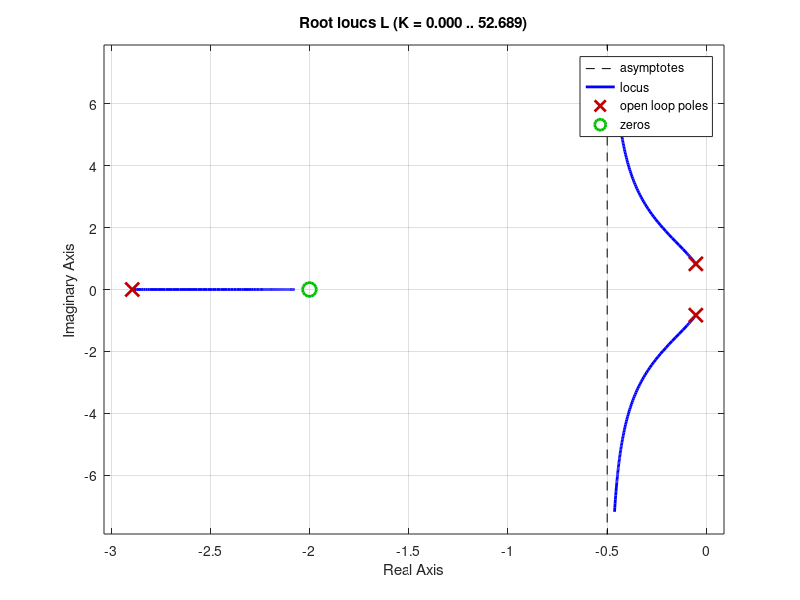
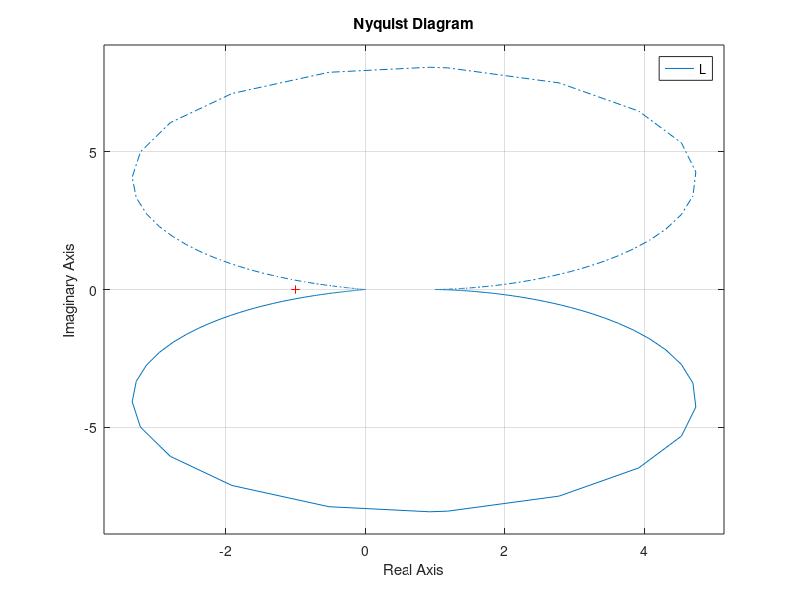
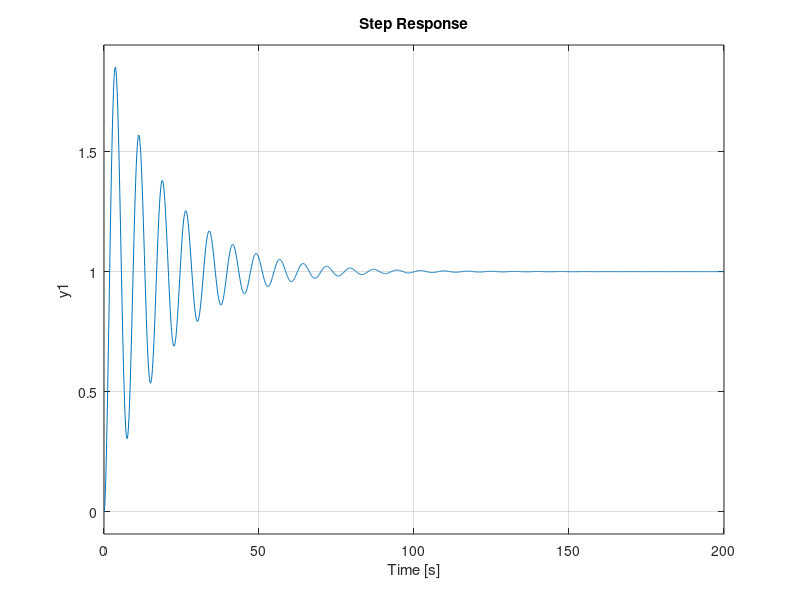

Source code (MATLAB) for these figures, in order:
close all;
L = tf([1 2], [1 3 1 2]);
rlocus(L);
figure;
nyquist(L);
figure;
step(L);
[gm, pm, wgm, wpm] = margin(L);
%disp([num2str(gm),' ', num2str(pm), ' ', num2str(wgm), ' ', num2str(wpm)])
disp(['Gain margin is: ', num2str(wgm)]);
